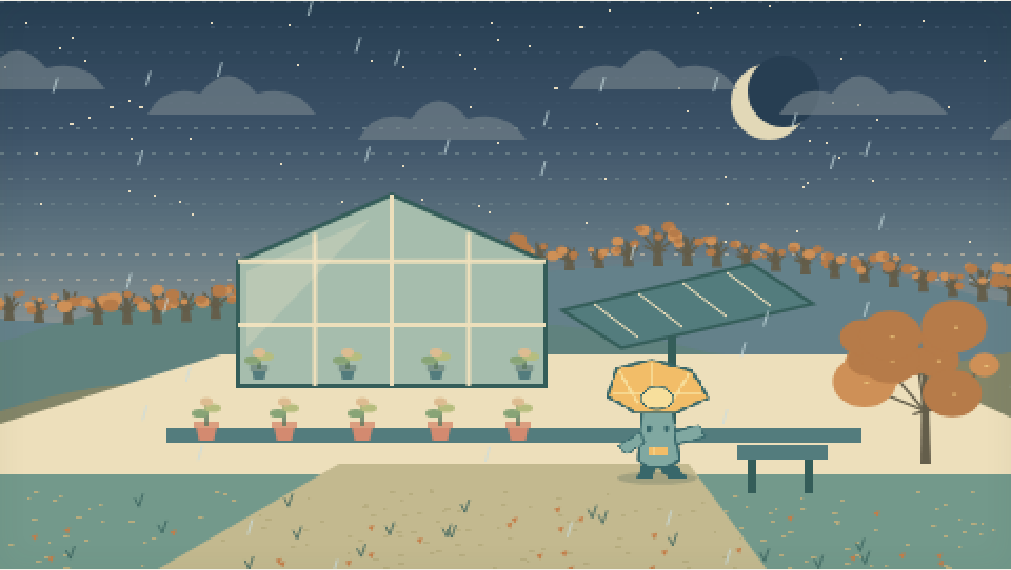
#> input picture artifacts/autumn-rain-night.png, 1011 x 570 px, given in place of autumn-bridge.png, which was not available
$ python contact-sheets.py
#> lines starting #> are read from the running program, lines starting #| are printed output that depends on the picture
"""Compose actual Playwright captures; requires Pillow. No simulated screenshots."""
from PIL import Image, ImageDraw, ImageFont
from pathlib import Path
root=Path('artifacts')
try: font=ImageFont.truetype('/usr/share/fonts/truetype/dejavu/DejaVuSans.ttf',14)
except OSError: font=ImageFont.load_default()
def sheet(files,output,columns,width=480):
#> called with output = 'study-contact-sheet.png', columns = 3, width = 480
    height=300
    out=Image.new('RGB',(columns*width,((len(files)+columns-1)//columns)*height),'#f5f3ea')
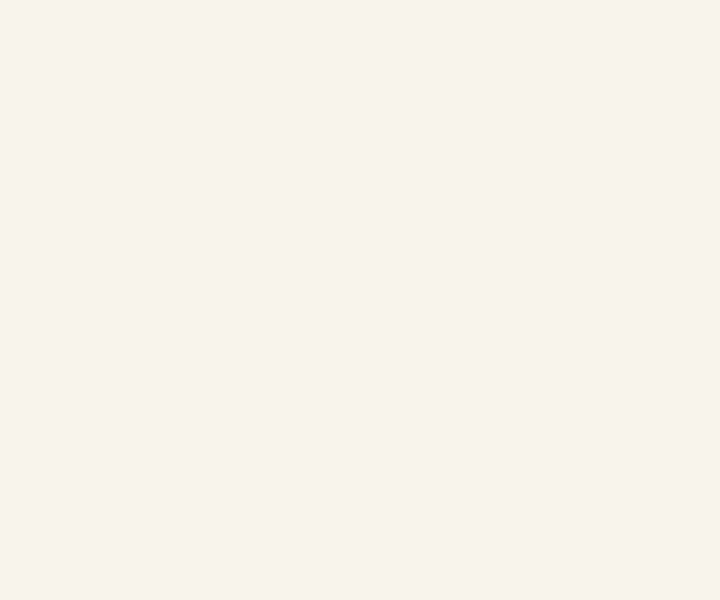
#> out: PIL image 1440x1200 RGB (shown at 1/2 size); mean R, G, B 245, 243, 234
    draw=ImageDraw.Draw(out)
    for i,f in enumerate(files):
        im=Image.open(f).convert('RGB');im.thumbnail((width-16,height-40))
#> in sheet, im is the input picture: PIL image 1011x570 RGB; mean R, G, B 122.4, 135.5, 129.6
        x=i%columns*width+(width-im.width)//2;y=i//columns*height
#> after `x = i % columns * width + (width - im.width) // 2`: x = 9
        out.paste(im,(x,y));draw.text((i%columns*width+12,y+height-28),f.stem.replace('-',' ').title(),fill='#31443b',font=font)
#> after `out.paste(im, (x, y))`:
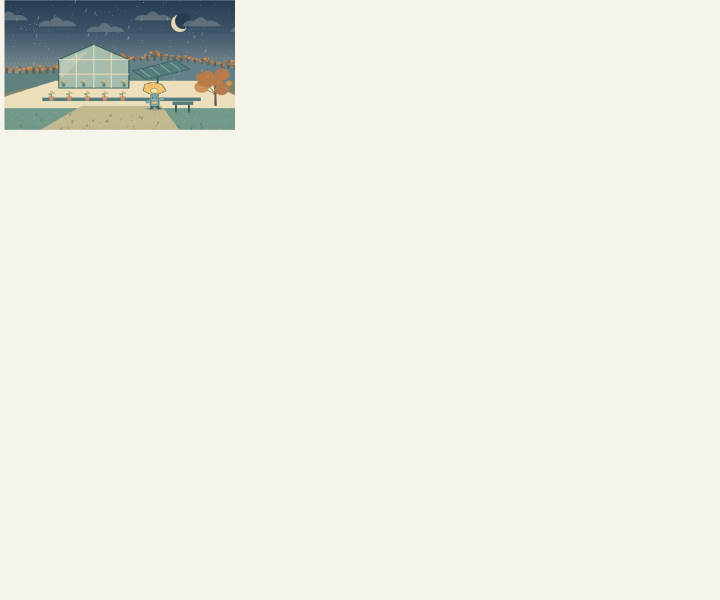
#> out: PIL image 1440x1200 RGB (shown at 1/2 size); mean R, G, B 236.5, 235.5, 226.8
#> pass 2 of the loop in sheet, `for i,f in enumerate(files):`:
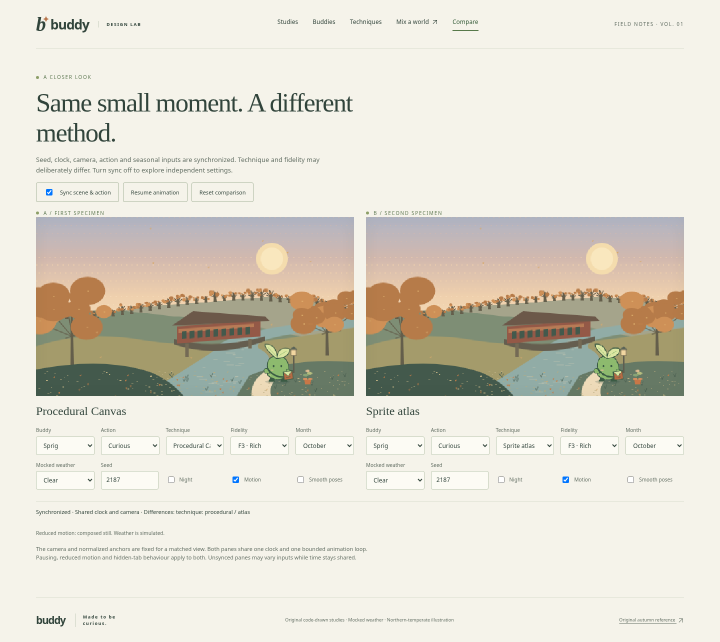
#> input picture artifacts/comparison.png, 1440 x 1284 px, given in place of rainy-shelter.png, which was not available (shown at 1/2 size)
#> in sheet, im is the input picture: PIL image 1440x1284 RGB; mean R, G, B 224.2, 220.2, 208
#> in sheet, `im.thumbnail((width - 16, height - 40))`:
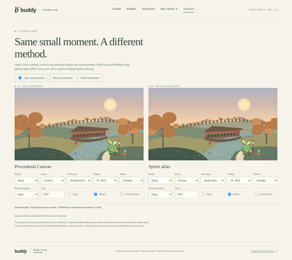
#> im: PIL image 292x260 RGB; mean R, G, B 224.2, 220.2, 208
#> in sheet, `out.paste(im, (x, y))`:
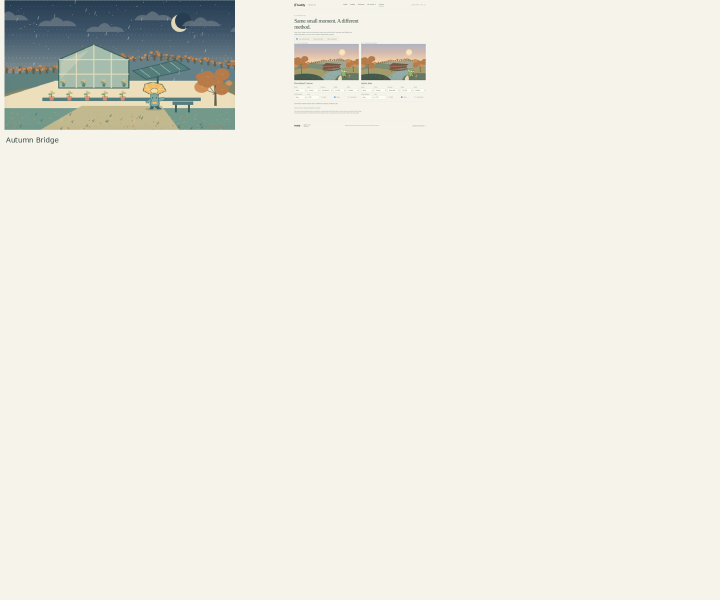
#> out: PIL image 1440x1200 RGB (shown at 1/2 size); mean R, G, B 235.5, 234.5, 225.6
    out.save(root/output)
order=['autumn-bridge','rainy-shelter','blossom-path','winter-window','solar-terrace','cloud-platform','night-archive','rain-station','hill-observatory','orbital-cottage','repair-garden','moonlit-dock']
#> (the run stopped early here; a loop or call above may not have finished)
